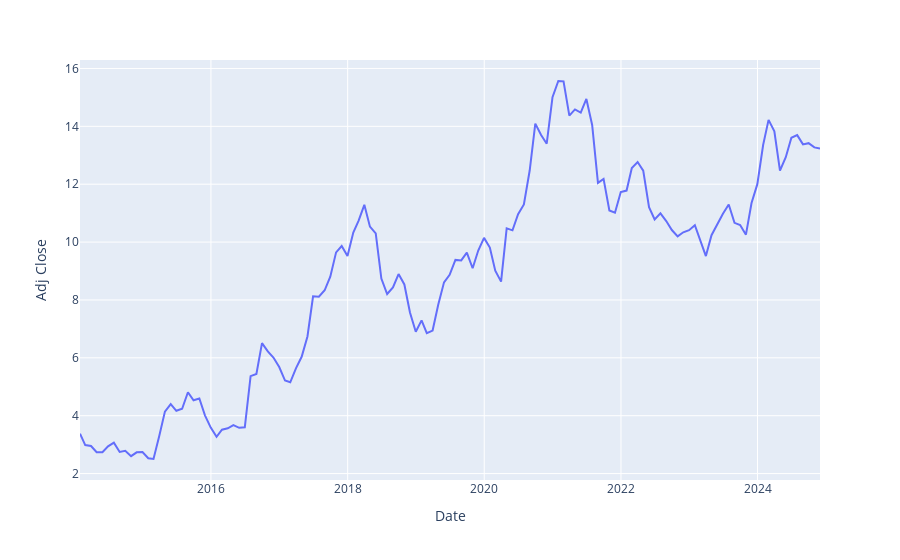

The notebook cell saved with this chart:
### Code cell
px.line(data_frame=df, x=df.index, y=df["Adj Close"])

### Figure 1 — Plotly figure (JSON) as saved in the notebook; plotly's stock layout.template omitted (floating-point values rounded to 4 significant figures; data arrays with more than 128 entries replaced by an {"elided": "..."} marker saying what was removed)
{"data": [{"hovertemplate": "Date=%{x}<br>Adj Close=%{y}<extra></extra>", "legendgroup": "", "line": {"color": "#636efa", "dash": "solid"}, "marker": {"symbol": "circle"}, "mode": "lines", "name": "", "orientation": "v", "showlegend": false, "type": "scatter", "x": {"elided": "131 str values"}, "xaxis": "x", "y": {"elided": "131 float values"}, "yaxis": "y"}], "layout": {"legend": {"tracegroupgap": 0}, "margin": {"t": 60}, "xaxis": {"anchor": "y", "domain": [0, 1], "title": {"text": "Date"}}, "yaxis": {"anchor": "x", "domain": [0, 1], "title": {"text": "Adj Close"}}}}
